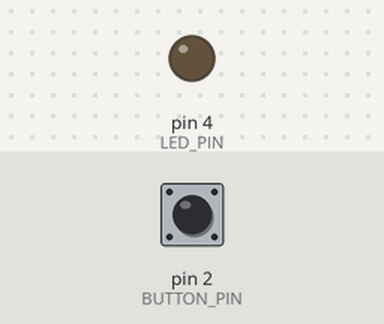
Bench run of a sketch on a simulated Arduino Uno, built with avr-gcc and run on an emulated ATmega328P. Shown: output pins drawn as LEDs (lit = HIGH). The test bench sets the inputs (shaded band); at power-on: pin 2 (BUTTON_PIN) HIGH.

Above: at 1.2 s.
1.3 s: pin 2 (BUTTON_PIN) pulled LOW for 0.15 s
At 1.8 s:
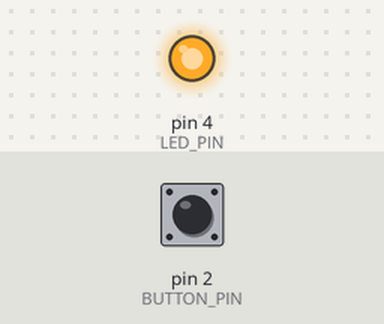
2.9 s: pin 2 (BUTTON_PIN) pulled LOW for 1 s
At 4.3 s:
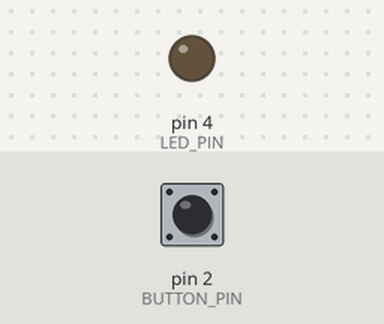
5.4 s: pin 2 (BUTTON_PIN) pulled LOW for 3.2 s
At 9.1 s:
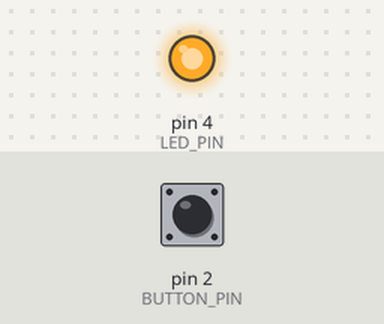
Timing chart, 0 to 10.6 s (numbered marks = the images above; inputs shaded):
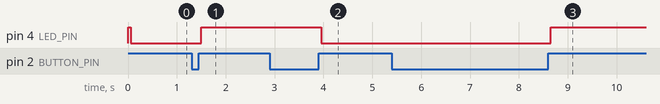

Measured:
- after the input at 1.3 s, pin 4 (LED_PIN): LOW → HIGH after 0.20 s
- after the input at 2.9 s, pin 4 (LED_PIN): HIGH → LOW after 1.1 s
- after the input at 5.4 s, pin 4 (LED_PIN): LOW → HIGH after 3.3 s

The sketch:

C-buttonToggle.ino
```cpp
/*****************************************************************************************
 *    RG 101 - Digital Input     _____
 *     Button Toggle            |  _  |
 *                              | |_| |
 *                              |_____|
 *
 *  This code will toggle an LED whenever the button is pressed. It will use a technique
 *  called 'debouncing' to make sure the button has been pressed.
 *
 * For a more in depth explanation of wiring,  this code and more information on using
 * Digital outputs and Arduino check out our Digital Output Tutorial
 * http://learn.robotgeek.com/robotgeek-101-1/230-digital-input-primer.html
 *
 * Important Functions
 *  pinMode()
 *  digitalRead()
 *  digitalWrite()
 *  millis()
 *
 *  Code based on Arduino.cc debounce coude
 *  https://www.arduino.cc/en/Tutorial/Debounce
 *****************************************************************************************/

const int BUTTON_PIN = 2;      //pin number for the button - this is 'const' since it will not change during code, and saves Arduino memory
const int LED_PIN = 4;         //pin number for the LED - this is 'const' since it will not change during code, and saves Arduino memory
const int DEBOUNCE_DELAY = 50; //minimum time(ms) for button press - increase if output is flickering or not working as expected

//boolean variables store the stated for Digital I/O
bool buttonState;           //holds the current state of the button, HIGH or LOW
bool ledState = HIGH;       //holds the current state of the LED, HIGH or LOW
bool lastButtonState;       //holds the last known state of the button, HIGH or LOW
bool tempButtonState;       //holds a temporary read of the button state

unsigned long lastTransitionTime;   //last time a transition was noticed

//setup runs once when the Geekduino/Arduino is turned on
void setup()
{
  pinMode(BUTTON_PIN, INPUT);  //set button pin to input
  pinMode(LED_PIN, OUTPUT);    //set led pin to output

  // set initial LED state
  digitalWrite(LED_PIN, ledState); //set led to the current led state in memory

} //setup() is done, go to loop()

//loop runs forever once setup is complete
void loop()
{
  tempButtonState = digitalRead(BUTTON_PIN);  //read the button pin into a temporary variable for examination

    //if the temporary state we just read is different from the read on the last loop, proceed
    if(tempButtonState != lastButtonState)
    {
      lastTransitionTime = millis();  //because the read from this loop is different from the last loop, reset the variable keeping track of the last transition
    }

    //find the difference between the last transition time and the current time. If this time is more than DEBOUNCE_DELAY, then the button has stayed on its current output for an acceptable amount of time and we can proceed
    if((millis() - lastTransitionTime) > DEBOUNCE_DELAY)
    {
      //if the temporary button state is different from the last known button state, proceed
      if(tempButtonState != buttonState)
      {
        buttonState = tempButtonState;//change the button state to the temporary variables value, the last read

        //if the current button state is high, the button is pressed
        if(buttonState == HIGH)
        {
          ledState = !ledState;             //change the state of the led in memory using the ! operator to toggle it. HIGH becomes LOW and LOW becomes HIGH
          digitalWrite(LED_PIN, ledState);  //write the led state from memory to the physical pin
        }
        else
        {
          //you can put code here if you want something to happen when you let go of the button
        }
      }

    }

  lastButtonState = tempButtonState;  //store the temporary variable as the last button state


}//go back to the first line in loop()
```
